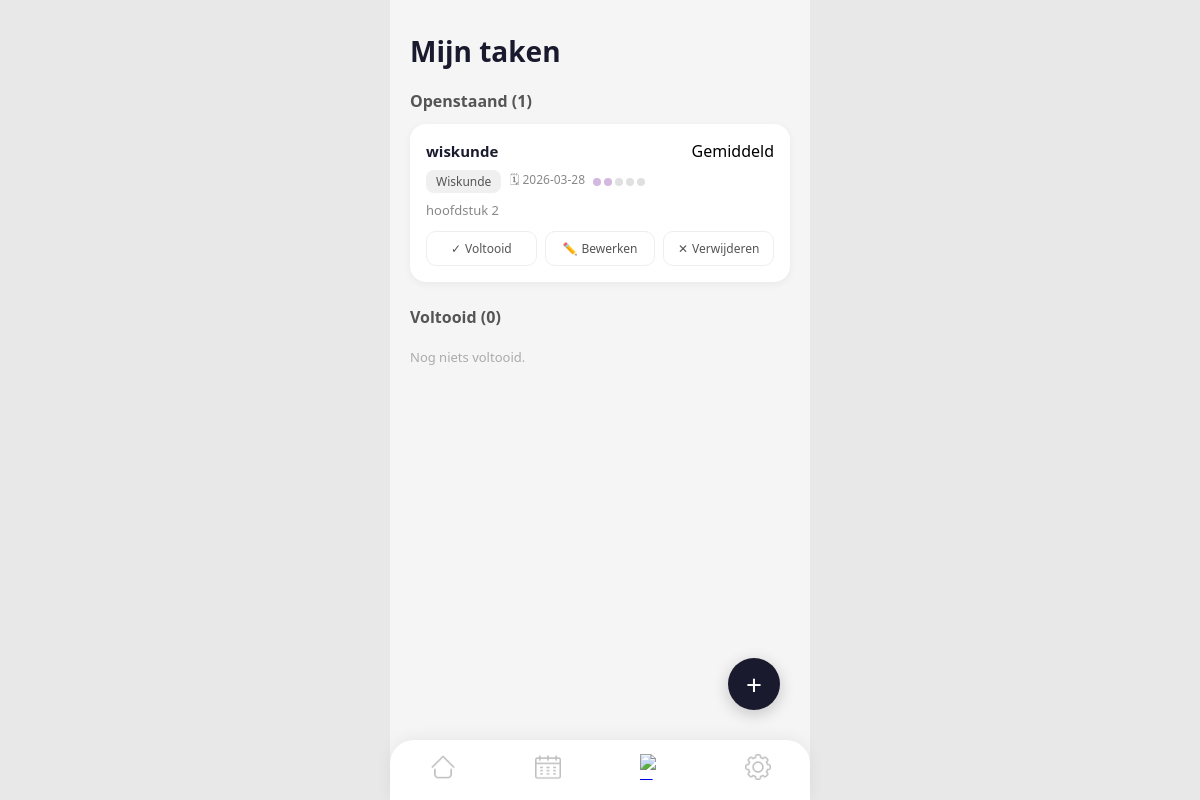
Page /taken (signed in) on the committed database.
### tables this page shows
CREATE TABLE taken (
            id INTEGER PRIMARY KEY AUTOINCREMENT,
            user_id INTEGER NOT NULL,
            vak_id INTEGER,
            titel TEXT NOT NULL,
            beschrijving TEXT,
            deadline TEXT,
            moeilijkheid TEXT CHECK(moeilijkheid IN ('laag','gemiddeld','hoog')),
            prioriteit INTEGER CHECK(prioriteit BETWEEN 1 AND 5),
            voltooid INTEGER DEFAULT 0,
            aangemaakt_op TEXT DEFAULT (date('now')),
            FOREIGN KEY (user_id) REFERENCES users(id),
            FOREIGN KEY (vak_id) REFERENCES vakken(id)
        );

CREATE TABLE vakken (
            id INTEGER PRIMARY KEY AUTOINCREMENT,
            user_id INTEGER NOT NULL,
            naam TEXT NOT NULL,
            FOREIGN KEY (user_id) REFERENCES users(id)
        );

### app.py (the view)
@app.route("/taken")
def taken():
    if not ingelogd():
        return redirect(url_for("login"))
    db = get_db()
    open_taken = db.execute("""

        SELECT t.*, v.naam as vak_naam

        FROM taken t LEFT JOIN vakken v ON t.vak_id = v.id

        WHERE t.user_id = ? AND t.voltooid = 0

        ORDER BY t.prioriteit DESC

    """, (session["user_id"],)).fetchall()
    afgerond = db.execute("""

        SELECT t.*, v.naam as vak_naam

        FROM taken t LEFT JOIN vakken v ON t.vak_id = v.id

        WHERE t.user_id = ? AND t.voltooid = 1

    """, (session["user_id"],)).fetchall()
    logger.info(f"Takenoverzicht bekeken door gebruiker {session['user_id']}")
    return render_template("tasks.html", open_taken=open_taken, afgerond=afgerond)

### app.py (called while the page is built)
def ingelogd():
    return "user_id" in session

### database.py (called while the page is built)
def get_db():
    conn = sqlite3.connect("studybuddy.db")
    conn.row_factory = sqlite3.Row
    return conn

### templates/tasks.html
{% extends "base.html" %}
{% block content %}
<div class="page">
  <div class="page-header">
    <h1>Mijn taken</h1>
  </div>
  <div class="taken-sectie">
    <h2 class="sectie-titel">Openstaand ({{ open_taken|length }})</h2>
    {% if open_taken %}
      {% for taak in open_taken %}
      <div class="taak-kaart">
        <div class="taak-kaart-top">
          <span class="taak-kaart-titel">{{ taak['titel'] }}</span>
          <span class="badge badge-{{ taak['moeilijkheid'] }}">{{ taak['moeilijkheid']|capitalize }}</span>
        </div>
        <div class="taak-kaart-meta">
          {% if taak['vak_naam'] %}
            <span class="vak-tag">{{ taak['vak_naam'] }}</span>
          {% endif %}
          {% if taak['deadline'] %}
            <span class="deadline-tag">🗓 {{ taak['deadline'] }}</span>
          {% endif %}
          {% if taak['prioriteit'] %}
            <span class="prio-dots">
              {% for i in range(5) %}
                <span class="dot {% if i < taak['prioriteit'] %}dot-actief{% endif %}"></span>
              {% endfor %}
            </span>
          {% endif %}
        </div>
        {% if taak['beschrijving'] %}
          <p class="taak-kaart-desc">{{ taak['beschrijving'] }}</p>
        {% endif %}
        <div class="taak-kaart-acties">
          <a href="{{ url_for('taak_voltooien', taak_id=taak['id']) }}" class="actie-btn actie-voltooid">
            <span>✓</span> Voltooid
          </a>
          <a href="{{ url_for('taak_bewerken', taak_id=taak['id']) }}" class="actie-btn actie-bewerken">
            <span>✏️</span> Bewerken
          </a>
          <a href="{{ url_for('taak_verwijderen', taak_id=taak['id']) }}" class="actie-btn actie-verwijderen"
             onclick="return confirm('Weet je het zeker?')">
            <span>✕</span> Verwijderen
          </a>
        </div>
      </div>
      {% endfor %}
    {% else %}
      <div class="geen-taken">
         <img src="{{ url_for('static', filename='media/award.gif') }}" alt="beker">
        <p>Geen openstaande taken!</p>
      </div>
    {% endif %}
  </div>
  <div class="taken-sectie">
    <h2 class="sectie-titel">Voltooid ({{ afgerond|length }})</h2>
    {% if afgerond %}
      {% for taak in afgerond %}
      <div class="taak-kaart taak-voltooid">
        <div class="taak-kaart-top">
          <span class="taak-kaart-titel doorgestreept">{{ taak['titel'] }}</span>
          <span class="badge badge-{{ taak['moeilijkheid'] }}">{{ taak['moeilijkheid']|capitalize }}</span>
        </div>
        <div class="taak-kaart-meta">
          {% if taak['vak_naam'] %}
            <span class="vak-tag">{{ taak['vak_naam'] }}</span>
          {% endif %}
          {% if taak['deadline'] %}
            <span class="deadline-tag">🗓 {{ taak['deadline'] }}</span>
          {% endif %}
          {% if taak['prioriteit'] %}
            <span class="prio-dots">
              {% for i in range(5) %}
                <span class="dot {% if i < taak['prioriteit'] %}dot-actief{% endif %}"></span>
              {% endfor %}
            </span>
          {% endif %}
        </div>
        {% if taak['beschrijving'] %}
          <p class="taak-kaart-desc doorgestreept">{{ taak['beschrijving'] }}</p>
        {% endif %}
        <div class="taak-kaart-acties">
          <a href="{{ url_for('taak_heropenen', taak_id=taak['id']) }}" class="actie-btn actie-heropenen">
            <span>→</span> Heropenen
          </a>
          <a href="{{ url_for('taak_bewerken', taak_id=taak['id']) }}" class="actie-btn actie-bewerken">
            <span>✏️</span> Bewerken
          </a>
          <a href="{{ url_for('taak_verwijderen', taak_id=taak['id']) }}" class="actie-btn actie-verwijderen"
             onclick="return confirm('Weet je het zeker?')">
            <span>✕</span> Verwijderen
          </a>
        </div>
      </div>
      {% endfor %}
    {% else %}
      <p class="geen-taken-klein">Nog niets voltooid.</p>
    {% endif %}
  </div>
  <a href="{{ url_for('taak_nieuw') }}" class="fab">+</a>
  <nav class="navbar">
    <a href="{{ url_for('dashboard') }}" class="nav-item active">
        <img src="{{ url_for('static', filename='media/home.png') }}" alt="Home">
    </a>
    <a href="{{ url_for('schema') }}" class="nav-item">
        <img src="{{ url_for('static', filename='media/calendar.png') }}" alt="Schema">
    </a>
    <a href="{{ url_for('taken') }}" class="nav-item">
        <img src="{{ url_for('static', filename='media/books.png') }}" alt="Taken">
    </a>
    <a href="{{ url_for('instellingen') }}" class="nav-item">
        <img src="{{ url_for('static', filename='media/settings.png') }}" alt="Instellingen">
    </a>
  </nav>
</div>
{% endblock %}

### static/css/style.css (style rules this page uses)
* { margin: 0; padding: 0; box-sizing: border-box; }
body { font-family: 'Segoe UI', sans-serif; background: #e8e8e8; min-height: 100vh; }
.page { max-width: 420px; margin: 0 auto; background: #f5f5f5; min-height: 100vh; padding: 32px 20px 100px; position: relative; }
.page-header { display: flex; justify-content: space-between; align-items: center; margin-bottom: 20px; }
.page-header h1 { font-size: 28px; font-weight: 700; color: #1a1a2e; }
.fab { position: fixed; bottom: 90px; right: 50%; transform: translateX(180px); width: 52px; height: 52px; background: #1a1a2e; color: white; border-radius: 50%; display: flex; align-items: center; justify-content: center; font-size: 28px; text-decoration: none; box-shadow: 0 4px 16px rgba(0,0,0,0.2); }
.navbar { position: fixed; bottom: 0; left: 50%; transform: translateX(-50%); width: 420px; max-width: 100%; background: white; display: flex; justify-content: space-around; padding: 14px 0 20px; box-shadow: 0 -2px 16px rgba(0,0,0,0.06); border-radius: 24px 24px 0 0; }
.nav-item { display: flex; flex-direction: column; align-items: center; text-decoration: none; opacity: 0.35; transition: opacity 0.2s; font-size: 24px; }
.nav-item.active { opacity: 1; }
.nav-item img { width: 26px; height: 26px; object-fit: contain; filter: grayscale(100%) opacity(70%); transition: filter 0.2s; }
.nav-item.active img { filter: none; opacity: 1; }
.taken-sectie { margin-bottom: 24px; }
.sectie-titel { font-size: 16px; font-weight: 600; color: #555; margin-bottom: 12px; }
.taak-kaart { background: white; border-radius: 16px; padding: 16px; margin-bottom: 12px; box-shadow: 0 2px 8px rgba(0,0,0,0.05); }
.taak-kaart-top { display: flex; justify-content: space-between; align-items: center; margin-bottom: 8px; }
.taak-kaart-titel { font-size: 15px; font-weight: 600; color: #1a1a2e; }
.taak-kaart-meta { display: flex; align-items: center; gap: 8px; margin-bottom: 8px; flex-wrap: wrap; }
.vak-tag { background: #f0f0f0; padding: 3px 10px; border-radius: 8px; font-size: 12px; color: #555; font-weight: 500; }
.deadline-tag { font-size: 12px; color: #888; }
.prio-dots { display: flex; gap: 3px; }
.dot { width: 8px; height: 8px; border-radius: 50%; background: #e0e0e0; }
.dot-actief { background: #d4b8e0; }
.taak-kaart-desc { font-size: 13px; color: #888; margin-bottom: 12px; line-height: 1.4; }
.taak-kaart-acties { display: flex; gap: 8px; }
.actie-btn { flex: 1; padding: 8px 4px; border-radius: 10px; font-size: 12px; text-align: center; text-decoration: none; font-weight: 500; border: 1px solid #eee; color: #555; background: white; display: flex; align-items: center; justify-content: center; gap: 4px; }
.geen-taken-klein { font-size: 13px; color: #aaa; padding: 8px 0; }

### rows in the picture
taken: titel "wiskunde", moeilijkheid "Gemiddeld", vak_naam "Wiskunde", deadline "2026-03-28", prioriteit 2 (drawn), beschrijving "hoofdstuk 2"

### other values in the picture
{{ open_taken|length }} "1"
{{ afgerond|length }} "0"
